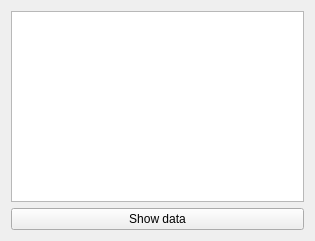
<?xml version="1.0" encoding="UTF-8"?>
<ui version="4.0">
 <class>Widget</class>
 <widget class="QWidget" name="Widget">
  <property name="geometry">
   <rect>
    <x>0</x>
    <y>0</y>
    <width>315</width>
    <height>241</height>
   </rect>
  </property>
  <property name="windowTitle">
   <string>Widget</string>
  </property>
  <layout class="QVBoxLayout" name="verticalLayout">
   <item>
    <widget class="QListView" name="listView"/>
   </item>
   <item>
    <widget class="QPushButton" name="pushButtonShowData">
     <property name="text">
      <string>Show data</string>
     </property>
    </widget>
   </item>
  </layout>
 </widget>
 <resources/>
 <connections/>
</ui>
